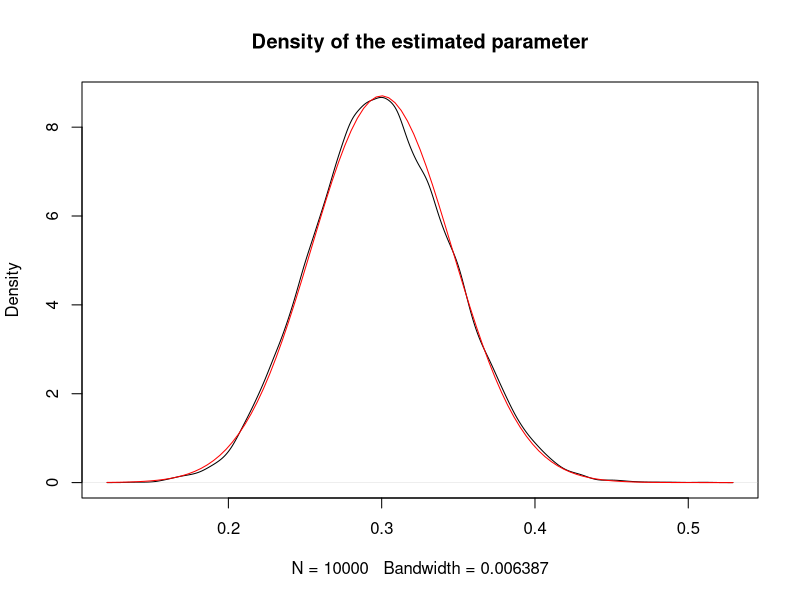

This figure's R source:
###############################################################################
# Introduction to Microeconometrics
# SoSe 2019
###############################################################################
# Class 02
###############################################################################

required_packages <- c("haven", "estimatr", "stats4", "maxLik")	
if (!all(required_packages %in% installed.packages()[,1])) {
	install.packages(required_packages[!required_packages %in%
									 installed.packages()[,1]])
}

# Exercise 2a: Monte Carlo illustration

P <- 0.3		# probability of pulling out a white ball
N <- 100		# number of trials in each simulation run
R <- 1e+4 	# number of replications

one_sim <- function(p, n) {
	y <- sample(c(1, 0), n, prob = c(p, 1-p), replace = TRUE)
	mean(y)
}

# Run R simulations
p_ <- sapply(1:R, function(x) one_sim(P, N))

# Look at the theoretical and simulated std.dev.'s
cat("Theoretical std.dev. = ", sqrt(P*(1-P)/N), "\n")
cat("Simulated std.dev. = ", sd(p_), "\n")

# Plot the densities
plot(density(p_), main = "Density of the estimated parameter")
curve(dnorm(x, P, sqrt(P*(1-P)/N)), add = TRUE, col = "red")

# Exercise 2c: R's stats4::mle function

# The log likelihood function
mybinom <- function(y, p) {
	sum(y * log(p) + (1 - y) * log(1 - p))
}

# Generate the sample
y <- sample(c(1, 0), N, prob = c(P, 1-P), replace = TRUE)

# See ?stats4::mle for details
stats4::mle(function(p) -mybinom(y, p), start = list(p = 0.5))

# Another option is to use the maxLik package
maxLik::maxLik(function(p) mybinom(y, p), start = 0.5)

# Exercise 3b: Newton-Raphson algorirthm
f <- function(theta) log(theta) - exp(theta)
theta <- 2
crit <- 10
iter <- 1

while(crit > 1e-8) {
	d1 <- 1/theta - exp(theta)
	d2 <- -1/theta^2 - exp(theta)
	crit <- -d1^2/d2
	theta <- theta - d1/d2
	sprintf("theta = %8.6g, f = %8.6g, d1 = %8.6g, d2 = %8.6g, Crit =  %8.6g",
					theta, f(theta), d1, d2, crit)
}

# Numerical derivatives
h <- 1e-6
theta <- 2
crit <- 10
iter <- 1
while(crit > 1e-8) {
	d1 <- (f(theta + h) - f(theta))/h
	d2 <- (f(theta + h) - 2*f(theta) + f(theta - h)) / h^2
	crit <- -d1^2/d2
	theta <- theta - d1/d2
	sprintf("theta = %8.6g, f = %8.6g, d1 = %8.6g, d2 = %8.6g, Crit =  %8.6g",
					theta, f(theta), d1, d2, crit)
}
